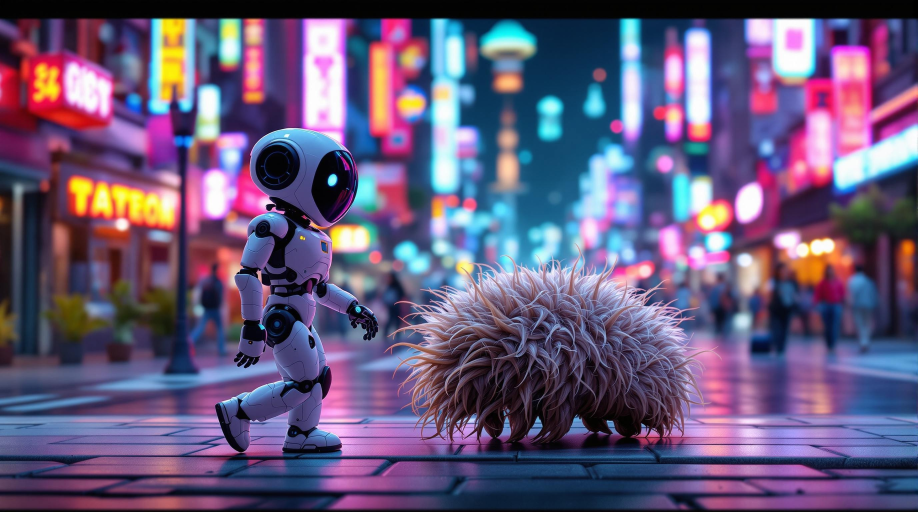
#> input picture wallpaper_color_manager_new/sample_images/6JARA1QQABADAX0W6N2TJ0X340.jpeg, 2752 x 1536 px (shown at 1/3 size)
$ python color_analysis.py ../sample_images/6JARA1QQABADAX0W6N2TJ0X340.jpeg
#> lines starting #> are read from the running program, lines starting #| are printed output that depends on the picture
"""
Color analysis module for the Wallpaper Color Manager system.

This module provides functions for:
- Categorizing pixels into color categories
- Analyzing images to determine their color distribution
- Applying thresholds to determine which categories an image belongs to
"""

import os
import logging
from typing import Dict, List, Tuple, Optional, Any, Set
import numpy as np
from PIL import Image
import colorsys

# Setup logging
logging.basicConfig(
    level=logging.INFO,
    format='%(asctime)s - %(levelname)s - %(message)s'
)
logger = logging.getLogger(__name__)

# Color categories
COLOR_CATEGORIES = [
    "red",
    "orange",
    "green",
    "blue",
    "pink",
    "yellow",
    "white_gray_black"
]

# Default color detection parameters
DEFAULT_COLOR_DETECTION_PARAMS = {
    "red": {
        "hue_ranges": [[0, 30], [330, 360]],
        "saturation_range": [0.3, 1.0],
        "value_range": [0.2, 0.9]
    },
    "orange": {
        "hue_ranges": [[30, 60]],
        "saturation_range": [0.3, 1.0],
        "value_range": [0.2, 0.9]
    },
    "yellow": {
        "hue_ranges": [[60, 90]],
        "saturation_range": [0.3, 1.0],
        "value_range": [0.2, 0.9]
    },
    "green": {
        "hue_ranges": [[90, 150]],
        "saturation_range": [0.3, 1.0],
        "value_range": [0.2, 0.9]
    },
    "blue": {
        "hue_ranges": [[150, 210]],
        "saturation_range": [0.3, 1.0],
        "value_range": [0.2, 0.9]
    },
    "pink": {
        "hue_ranges": [[210, 330]],
        "saturation_range": [0.3, 1.0],
        "value_range": [0.2, 0.9]
    },
    "white_gray_black": {
        "saturation_threshold": 0.2,
        "low_value_threshold": 0.15,
        "high_value_threshold": 0.95
    }
}

# Cache for analyzed images
# Format: {image_path: {resize_dims: analysis_result}}
_analysis_cache = {}


def rgb_to_hsv(r: int, g: int, b: int) -> Tuple[float, float, float]:
    """
    Convert RGB color values to HSV.

    Args:
        r: Red value (0-255)
        g: Green value (0-255)
        b: Blue value (0-255)

    Returns:
        tuple: (hue, saturation, value) where:
            - hue is in degrees (0-360)
            - saturation is 0-1
            - value is 0-1
    """
    # Normalize RGB values to 0-1
    r_norm = r / 255.0
    g_norm = g / 255.0
    b_norm = b / 255.0

    # Convert to HSV
    h, s, v = colorsys.rgb_to_hsv(r_norm, g_norm, b_norm)

    # Convert hue to degrees
    h_degrees = h * 360

    return (h_degrees, s, v)


def categorize_pixel_multi(r: int, g: int, b: int, color_params: Dict[str, Any] = None) -> Set[str]:
    """
    Determine which color categories a pixel belongs to, allowing multiple categories.

    Args:
        r: Red value (0-255)
        g: Green value (0-255)
        b: Blue value (0-255)
        color_params: Color detection parameters

    Returns:
        set: Set of color category names
    """
    # Use default parameters if none provided
    if color_params is None:
        color_params = DEFAULT_COLOR_DETECTION_PARAMS

    # Convert RGB to HSV for better color discrimination
    h, s, v = rgb_to_hsv(r, g, b)

    # Check for white/gray/black first (low saturation or extreme value)
    wgb_params = color_params.get("white_gray_black", DEFAULT_COLOR_DETECTION_PARAMS["white_gray_black"])
    sat_threshold = wgb_params.get("saturation_threshold", 0.2)
    low_val_threshold = wgb_params.get("low_value_threshold", 0.15)
    high_val_threshold = wgb_params.get("high_value_threshold", 0.95)

    if s < sat_threshold or v < low_val_threshold or v > high_val_threshold:
        return {"white_gray_black"}

    # Check each color category
    matching_categories = set()

    for color in COLOR_CATEGORIES:
        if color == "white_gray_black":
            continue  # Already checked above

        color_param = color_params.get(color, DEFAULT_COLOR_DETECTION_PARAMS[color])
        hue_ranges = color_param.get("hue_ranges", DEFAULT_COLOR_DETECTION_PARAMS[color]["hue_ranges"])
        sat_range = color_param.get("saturation_range", DEFAULT_COLOR_DETECTION_PARAMS[color]["saturation_range"])
        val_range = color_param.get("value_range", DEFAULT_COLOR_DETECTION_PARAMS[color]["value_range"])

        # Check if saturation and value are in range
        if not (sat_range[0] <= s <= sat_range[1] and val_range[0] <= v <= val_range[1]):
            continue

        # Check if hue is in any of the ranges for this color
        for hue_range in hue_ranges:
            if hue_range[0] <= h < hue_range[1]:
                matching_categories.add(color)
                break

    # If no match found, return white_gray_black as fallback
    if not matching_categories:
        return {"white_gray_black"}

    return matching_categories


# [23 lines left out: function categorize_pixel, not called in this run]


def calculate_range_size(hue_ranges: List[List[float]]) -> float:
    """
    Calculate the total size of a set of hue ranges.

    Args:
        hue_ranges: List of [min, max] hue ranges

    Returns:
        float: Total size of the ranges (in degrees)
    """
    total_size = 0
    for hue_range in hue_ranges:
        # Handle ranges that wrap around 360 degrees
        if hue_range[0] > hue_range[1]:
            # This is a range like [330, 30] that wraps around 360
            size = (360 - hue_range[0]) + hue_range[1]
        else:
            size = hue_range[1] - hue_range[0]
        total_size += size
    return total_size


def analyze_image_multi(image_path: str,
                       resize_dimensions: Tuple[int, int] = (100, 100),
                       color_params: Dict[str, Any] = None) -> Dict[str, Dict[str, float]]:
    """
    Analyze an image to determine its color distribution with multi-category support.

    Args:
        image_path: Path to the image file
        resize_dimensions: Dimensions to resize image for analysis
        color_params: Color detection parameters

    Returns:
        dict: Contains color percentages and pixel map
    """
    # Check cache first
    cache_key = (image_path, resize_dimensions, str(color_params), "multi")
    if image_path in _analysis_cache and cache_key in _analysis_cache[image_path]:
        return _analysis_cache[image_path][cache_key]

    try:
        # Load and resize image
        img = Image.open(image_path)
        img = img.resize(resize_dimensions)
        img = img.convert('RGB')

        # Initialize counters
        color_counts = {color: 0 for color in COLOR_CATEGORIES}
        total_pixels = resize_dimensions[0] * resize_dimensions[1]

        # Create pixel map to store category assignments
        pixel_map = {}

        # Process each pixel
        for x in range(resize_dimensions[0]):
            for y in range(resize_dimensions[1]):
                r, g, b = img.getpixel((x, y))
                categories = categorize_pixel_multi(r, g, b, color_params)

                # Store in pixel map
                pixel_map[(x, y)] = list(categories)

                # Update counts
                for category in categories:
                    color_counts[category] += 1

        # Get range weights from parameters or calculate them
        range_sizes = {}
        range_weights = {}

        # Use default parameters if none provided
        if color_params is None:
            color_params = DEFAULT_COLOR_DETECTION_PARAMS

        # Get or calculate weights for each color (except white_gray_black)
        for color in COLOR_CATEGORIES:
            if color == "white_gray_black":
                continue

            color_param = color_params.get(color, DEFAULT_COLOR_DETECTION_PARAMS[color])
            hue_ranges = color_param.get("hue_ranges", DEFAULT_COLOR_DETECTION_PARAMS[color]["hue_ranges"])

            # Calculate total range size (for information only)
            range_size = calculate_range_size(hue_ranges)
            range_sizes[color] = range_size

            # Check if user-provided weights exist
            if "hue_weights" in color_param and len(color_param["hue_weights"]) > 0:
                # Use the average of user-provided weights
                user_weights = color_param["hue_weights"]
                # Apply a stronger effect by using the square of the weights
                # This makes higher weights have a much stronger impact
                squared_weights = [w * w for w in user_weights]
                range_weights[color] = sum(squared_weights) / len(squared_weights)
            else:
                # Calculate weight based on inverse of range size (legacy method)
                range_weights[color] = 360 / (range_size + 60)

        # Set weight for white_gray_black to 1.0 (no adjustment)
        range_weights["white_gray_black"] = 1.0

        # Calculate weighted counts
        weighted_counts = {}
        for color, count in color_counts.items():
            weighted_counts[color] = count * range_weights.get(color, 1.0)

        # Calculate total weighted count
        total_weighted_count = sum(weighted_counts.values())

        # Calculate weighted percentages
        if total_weighted_count > 0:
            color_percentages = {
                color: (weighted_count / total_weighted_count) * 100
                for color, weighted_count in weighted_counts.items()
            }
        else:
            # Fallback if total_weighted_count is 0
            color_percentages = {color: 0 for color in COLOR_CATEGORIES}

        # Prepare result
        result = {
            "color_percentages": color_percentages,
            "pixel_map": pixel_map,
            "range_sizes": range_sizes,
            "range_weights": range_weights
        }

        # Cache the result
        if image_path not in _analysis_cache:
            _analysis_cache[image_path] = {}
        _analysis_cache[image_path][cache_key] = result

        return result

    except Exception as e:
        logger.error(f"Error analyzing image {image_path}: {e}")
        # Return default result on error
        return {
            "color_percentages": {color: 0 for color in COLOR_CATEGORIES},
            "pixel_map": {},
            "range_sizes": {},
            "range_weights": {}
        }


# [17 lines left out: function analyze_image, not called in this run]


def apply_thresholds(color_percentages: Dict[str, float],
                     thresholds: Dict[str, float],
                     color_limits: Optional[Dict[str, Dict[str, int]]] = None) -> List[str]:
    """
    Determine which categories an image belongs to based on thresholds and color limits.

    Args:
        color_percentages: Percentage of each color in the image
        thresholds: Threshold percentage for each color
        color_limits: Min/max color limits for with/without white_gray_black

    Returns:
        list: Categories the image belongs to
    """
    # Default color limits if not provided
    if color_limits is None:
        color_limits = {
            "with_white_gray_black": {"min_colors": 1, "max_colors": 3},
            "without_white_gray_black": {"min_colors": 1, "max_colors": 3}
        }

    # First, find colors that meet their thresholds
    threshold_categories = []
    for color, percentage in color_percentages.items():
        if color in thresholds and percentage >= thresholds[color]:
            threshold_categories.append(color)

    # Check if white_gray_black is in the threshold categories
    has_wgb = "white_gray_black" in threshold_categories

    # Get the appropriate color limits
    limits = color_limits["with_white_gray_black"] if has_wgb else color_limits["without_white_gray_black"]
    min_colors = limits["min_colors"]
    max_colors = limits["max_colors"]

    # If white_gray_black is included, we need to count non-wgb colors separately
    non_wgb_threshold_categories = [c for c in threshold_categories if c != "white_gray_black"]

    # Calculate how many additional colors we need to meet the minimum
    additional_needed = max(0, min_colors - len(non_wgb_threshold_categories))

    # Final categories list
    categories = threshold_categories.copy()

    # If we need additional colors to meet the minimum
    if additional_needed > 0:
        # Get colors that didn't meet thresholds, excluding white_gray_black
        remaining_colors = [(color, percentage) for color, percentage in color_percentages.items()
                           if color not in threshold_categories and color != "white_gray_black" and percentage > 0]

        # Sort by percentage (highest first)
        remaining_colors.sort(key=lambda x: x[1], reverse=True)

        # Add colors until we reach the minimum or run out of colors
        for i in range(min(additional_needed, len(remaining_colors))):
            categories.append(remaining_colors[i][0])

    # If we have too many non-wgb colors, trim to the maximum
    if has_wgb:
        # Keep white_gray_black and limit other colors
        non_wgb_categories = [c for c in categories if c != "white_gray_black"]
        if len(non_wgb_categories) > max_colors:
            # Sort non-wgb categories by percentage
            sorted_categories = sorted(
                [(c, color_percentages[c]) for c in non_wgb_categories],
                key=lambda x: x[1],
                reverse=True
            )
            # Keep only the top max_colors
            kept_categories = [c[0] for c in sorted_categories[:max_colors]]
            # Rebuild categories with white_gray_black and kept categories
            categories = ["white_gray_black"] + kept_categories
    else:
        # No white_gray_black, just limit to max_colors
        if len(categories) > max_colors:
            # Sort categories by percentage
            sorted_categories = sorted(
                [(c, color_percentages[c]) for c in categories],
                key=lambda x: x[1],
                reverse=True
            )
            # Keep only the top max_colors
            categories = [c[0] for c in sorted_categories[:max_colors]]

    # Ensure at least one category is selected if all percentages are zero
    if not categories:
        # Find the color with the highest percentage
        max_color = max(color_percentages.items(), key=lambda x: x[1])[0]
        categories.append(max_color)

    return categories


def analyze_and_categorize(image_path: str,
                           thresholds: Dict[str, float],
                           resize_dimensions: Tuple[int, int] = (100, 100),
                           color_params: Dict[str, Any] = None,
                           color_limits: Optional[Dict[str, Dict[str, int]]] = None) -> Dict[str, Any]:
    """
    Analyze an image and determine which categories it belongs to.

    Args:
        image_path: Path to the image file
        thresholds: Threshold percentage for each color
        resize_dimensions: Dimensions to resize image for analysis
        color_params: Color detection parameters
        color_limits: Min/max color limits for with/without white_gray_black

    Returns:
        dict: Analysis result with color percentages and categories
    """
    # Analyze the image
    multi_result = analyze_image_multi(image_path, resize_dimensions, color_params)
    color_percentages = multi_result["color_percentages"]

    # Apply thresholds with color limits
    categories = apply_thresholds(color_percentages, thresholds, color_limits)

    # Return the result
    return {
        "filename": os.path.basename(image_path),
        "color_percentages": color_percentages,
        "categories": categories,
        "pixel_map": multi_result["pixel_map"]
    }


# [218 lines left out: functions get_pixel_color_info, clear_cache, analyze_region, get_cache_stats, not called in this run]


if __name__ == "__main__":
    # If run directly, test with a sample image
    import sys
    import json

    if len(sys.argv) > 1:
        image_path = sys.argv[1]
        if os.path.exists(image_path):
            print(f"Analyzing image: {image_path}")

            # Default thresholds
            thresholds = {color: 10 for color in COLOR_CATEGORIES}

            # Try to load color parameters from config.json
            config_path = os.path.join(os.path.dirname(os.path.dirname(os.path.abspath(__file__))), "config.json")
            color_params = None

            if os.path.exists(config_path):
                try:
                    with open(config_path, 'r') as f:
#> (reads wallpaper_color_manager_new/config.json from the repository)
                        config = json.load(f)
                        color_params = config.get("color_detection_params")
                except Exception as e:
                    print(f"Error loading config: {e}")

            # Analyze and categorize
            result = analyze_and_categorize(image_path, thresholds, color_params=color_params)
#> in analyze_image_multi, img is the input picture: PIL image 2752x1536 RGB; mean R, G, B 102.5, 88.7, 123
#> in analyze_image_multi, `img = img.resize(resize_dimensions)`:
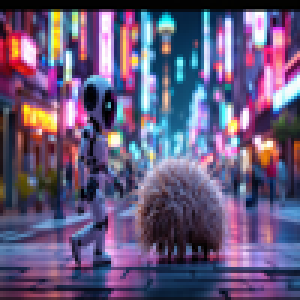
#> img: PIL image 100x100 RGB (shown 3 times larger); mean R, G, B 102.5, 88.7, 123.1
#> after the loop in analyze_image_multi, `for x in range(resize_dimensions[0]):`: color_counts = {'red': 680, 'orange': 69, 'green': 42, 'blue': 783, 'pink': 2203, 'yellow': 2, 'white_gray_black': 6225}; pixel_map = 10000 items
#> the loop in analyze_image_multi, `for color, count in color_counts.items():` made 7 passes
#> (color, count) on passes 1 to 7: ('red', 680), ('orange', 69), ('green', 42), ('blue', 783), ('pink', 2203), ('yellow', 2), ('white_gray_black', 6225)
#> after the loop in analyze_image_multi, `for color, count in color_counts.items():`: weighted_counts = {'red': 680, 'orange': 69, 'green': 42, 'blue': 783, 'pink': 55075, 'yellow': 50, 'white_gray_black': 6225}
#> in analyze_image_multi, `total_weighted_count = sum(weighted_counts.values())`: total_weighted_count = 62924
#> in analyze_image_multi, `color_percentages = { color: (weighted_count / total_weighted_count) *..`: color_percentages = {'red': 1.08, 'orange': 0.11, 'green': 0.0667, 'blue': 1.24, 'pink': 87.53, 'yellow': 0.0795, 'white_gray_black': 9.89}
#> in analyze_and_categorize, `multi_result = analyze_image_multi(image_path, resize_dimensions, colo..`: multi_result = 4 items
#> the loop in apply_thresholds, `for color, percentage in color_percentages.items():` made 7 passes
#> (color, percentage) on passes 1 to 7: ('red', 1.08), ('orange', 0.11), ('green', 0.0667), ('blue', 1.24), ('pink', 87.53), ('yellow', 0.0795), ('white_gray_black', 9.89)
#> after the loop in apply_thresholds, `for color, percentage in color_percentages.items():`: threshold_categories = ['pink']
#> in apply_thresholds, `has_wgb = "white_gray_black" in threshold_categories`: has_wgb = False
#> in apply_thresholds, `limits = color_limits["with_white_gray_black"] if has_wgb else color_l..`: limits = {'min_colors': 1, 'max_colors': 3}
#> in apply_thresholds, `min_colors = limits["min_colors"]`: min_colors = 1
#> in apply_thresholds, `max_colors = limits["max_colors"]`: max_colors = 3
#> in apply_thresholds, `non_wgb_threshold_categories = [c for c in threshold_categories if c !..`: non_wgb_threshold_categories = ['pink']
#> in apply_thresholds, `additional_needed = max(0, min_colors - len(non_wgb_threshold_categori..`: additional_needed = 0
#> in apply_thresholds, `categories = threshold_categories.copy()`: categories = ['pink']
#> result = 4 items

            # Print results
            print("\nColor Percentages:")
            for color, percentage in result["color_percentages"].items():
                print(f"  {color}: {percentage:.2f}%")
#> this loop made 7 passes
#|   red: 1.08%
#|   orange: 0.11%
#|   green: 0.07%
#|   blue: 1.24%
#|   pink: 87.53%
#|   yellow: 0.08%
#|   white_gray_black: 9.89%

            print("\nCategories:")
            for category in result["categories"]:
                print(f"  {category}")
#> this loop made 1 pass
#|   pink
        else:
            print(f"Image not found: {image_path}")
    else:
        print("Usage: python color_analysis.py <image_path>")
